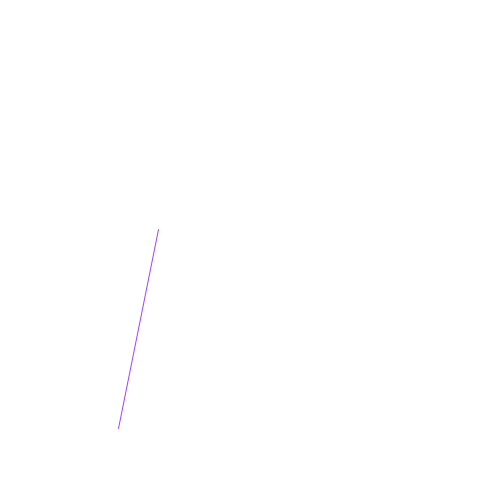
Frame 1 (no input)
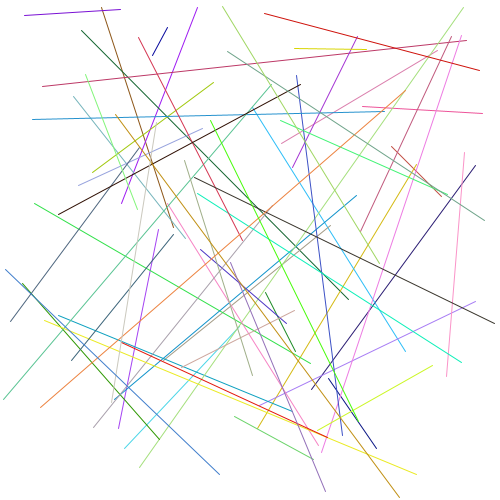
Frame 60 (the mouse pressed at the canvas centre just before this capture)
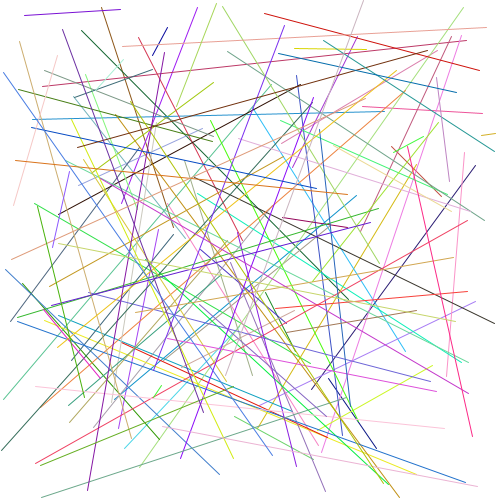
Frame 120 (the mouse held since frame 60 and released just before this capture)

The Processing sketch that drew these frames (run headless with seeded random() and noise(); from frame 60 on, the mouse is pressed at the canvas centre):

// Processing sketch: animated_lines
// ── animated_lines.pde
void setup(){
  size(500,500);
  background(255);
  frameRate(24);
}

void draw(){
  stroke(random(255), random(255), random(255));
  line(random(width),random(height),random(width),random(height)); 
}
